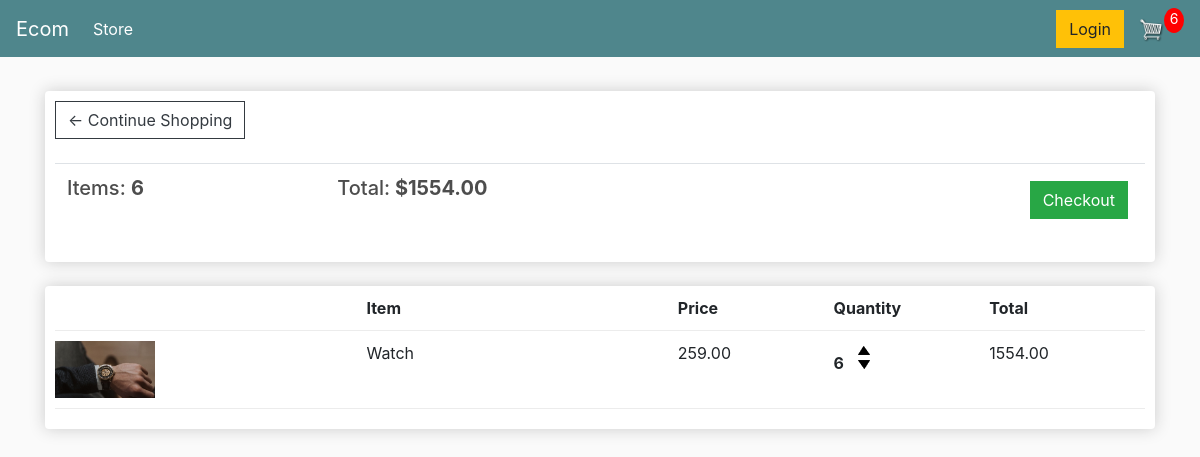
/cart/ (signed in), run on an earlier commit of the app's database.
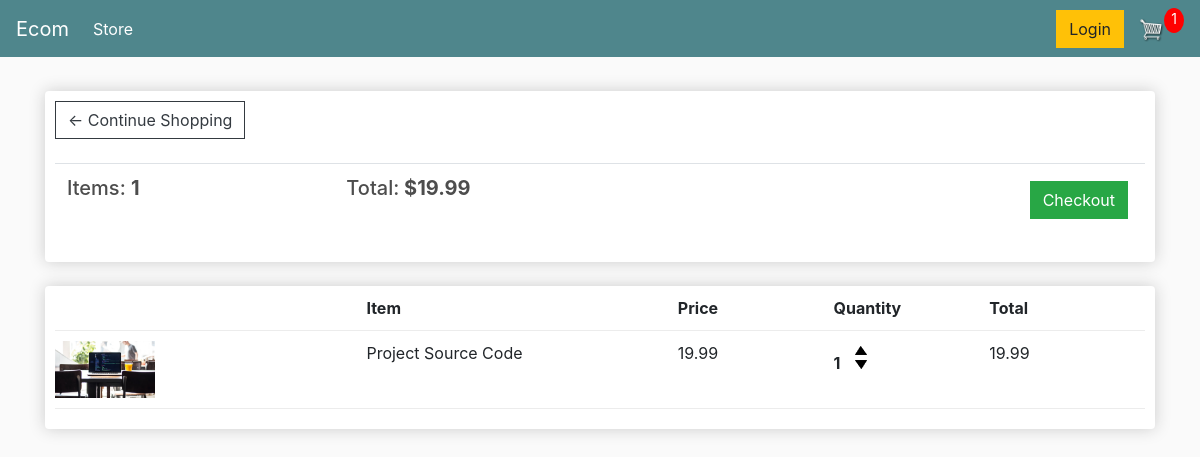
And on a later commit of the database.
### store/models.py (models this page shows, shortened)
class Order(models.Model):
    customer = models.ForeignKey(Customer, on_delete=models.SET_NULL, null=True, blank=True)
    date_ordered = models.DateTimeField(auto_now_add=True)
    complete = models.BooleanField(default=False, null=True, blank=False)
    transaction_id = models.CharField(max_length=100, null=True)
    @property
    def get_cart_total(self):
        order_items = self.orderitem_set.all()
        total = sum([item.get_total for item in order_items])
        return total
    @property
    def get_number_of_items(self):
        order_items = self.orderitem_set.all()
        total = sum([item.quantity for item in order_items])
        return total

class OrderItem(models.Model):
    product = models.ForeignKey(Product, on_delete=models.SET_NULL, null=True, blank=True)
    order = models.ForeignKey(Order, on_delete=models.SET_NULL, null=True, blank=True)
    quantity = models.IntegerField(default=0, null=True, blank=True)
    date_added = models.DateTimeField(auto_now_add=True)
    @property
    def get_total(self):
        return self.quantity * self.product.price

class Product(models.Model):
    name = models.CharField(max_length=200, null=True)
    price = models.FloatField()
    digital = models.BooleanField(default=False, null=True, blank=True)
    image = models.ImageField(null=True, blank=True)
    @property
    def imageURL(self):
        try:
            url = self.image.url
        except:
            url = ''
        return url

### store/views.py (the view, shortened to what this page needs)
# urls.py: path('cart/', views.cart, name = 'cart'),
def cart(request):
    if request.user.is_authenticated:
        customer = request.user.customer
        order, created = Order.objects.get_or_create(customer = customer, complete = False)
        items = order.orderitem_set.all()
        noOfCartItems = order.get_number_of_items
    context={ 'items': items, 'order': order, 'noOfCartItems':  noOfCartItems }
    return render(request, 'store/cart.html', context)

### templates/store/cart.html
{% extends 'store/main.html' %}
{% load static %}
{% block content %}
    <div class="row">
        <div class="col-lg-12">
            <div class="box-element">
                <a  class="btn btn-outline-dark" href="{% url 'store' %}">&#x2190; Continue Shopping</a>
                <br>
                <br>
                <table class="table">
                    <tr>
                        <th><h5>Items: <strong>{{ order.get_number_of_items }} </strong></h5></th>
                        <th><h5>Total:<strong> ${{order.get_cart_total|floatformat:2}} </strong></h5></th>
                        <th>
                            <a  style="float:right; margin:5px;" class="btn btn-success" href="{% url 'checkout' %}">Checkout</a>
                        </th>
                    </tr>
                </table>
            </div>
            <br>
            <div class="box-element">
                <div class="cart-row">
                    <div style="flex:2"></div>
                    <div style="flex:2"><strong>Item</strong></div>
                    <div style="flex:1"><strong>Price</strong></div>
                    <div style="flex:1"><strong>Quantity</strong></div>
                    <div style="flex:1"><strong>Total</strong></div>
                </div>
                {% for item in items %}
                    <div class="cart-row">
                        <div style="flex:2"><img class="row-image" src="{{item.product.imageURL}}"></div>
                        <div style="flex:2"><p>{{item.product.name}}</p></div>
                        <div style="flex:1"><p>{{item.product.price|floatformat:2}} </p></div>
                        <div style="flex:1">
                            <p class="quantity">{{item.quantity}}</p>
                            <div class="quantity">
                                <img data-product={{item.product.id}} data-action="add"  class="chg-quantity update-cart" src="{% static  'images/arrow-up.png' %}">
                                <img data-product={{item.product.id}} data-action="remove"  class="chg-quantity update-cart" src="{% static  'images/arrow-down.png' %}">
                            </div>
                        </div>
                        <div style="flex:1"><p>{{item.get_total|floatformat:2}} </p></div>
                    </div>
                {% endfor %}
        </div>
    </div>
{% endblock content %}

### templates/store/main.html (shortened to what this page needs)
<!DOCTYPE html>
{% load static %}
<html>
    <head>
           <link rel="stylesheet" href="https://stackpath.bootstrapcdn.com/bootstrap/4.4.1/css/bootstrap.min.css">
           <link rel="stylesheet" type="text/css" href="{% static 'css/main.css' %}">
    </head>
    <body>
        <nav class="navbar navbar-expand-lg navbar-dark bg-dark">
            <a class="navbar-brand" href="{% url 'store' %}">Ecom</a>
            <div class="collapse navbar-collapse" id="navbarSupportedContent">
                <ul class="navbar-nav mr-auto">
                    <li class="nav-item active">
                    <a class="nav-link" href="{% url 'store' %}">Store <span class="sr-only">(current)</span></a>
                    </li>
                </ul>
                <div class="form-inline my-2 my-lg-0">
                    <a href="#"class="btn btn-warning">Login</a>
                    <a href="{% url 'cart' %}">
                        <img  id="cart-icon" src="{% static 'images/cart.png' %}">
                    </a>
                    <p id="cart-total">{{ noOfCartItems }}</p>
                </div>
            </div>
        </nav>
         <div class="container">
                <br>
                {% block content %}
                 {% endblock content %}
         </div>
    </body>
</html>

### static/css/main.css (style rules this page uses)
body { background-color: hsl(0, 0%, 98%); }
h1,h2,h3,h4,h5,h6 { color:hsl(0, 0%, 30%); }
.box-element { box-shadow:hsl(0, 0%, 80%) 0 0 16px; background-color: #fff; border-radius: 4px; padding: 10px; }
.bg-dark { background-color: #4f868c!important; }
#cart-icon { width:25px; display: inline-block; margin-left: 15px; }
#cart-total { display: block; text-align: center; color:#fff; background-color: red; width: 20px; height: 25px; border-radius: 50%; font-size: 14px; }
.col-lg-4, .col-lg-6, .col-lg-8, .col-lg-12 { margin-top: 10px; }
.btn { border-radius: 0; }
.row-image { width: 100px; }
.cart-row { display: flex; align-items: flex-stretch; padding-bottom: 10px; margin-bottom: 10px; border-bottom: 1px solid #ececec; }
.quantity { display: inline-block; font-weight: 700; padding-right:10px; }
.chg-quantity { width: 12px; cursor: pointer; display: block; margin-top: 5px; transition:.1s; }

What changed in the data, as far as the page shows it:
removed OrderItem: product.imageURL (picture), product.name "Watch", product.price "259.00", quantity "6", get_total "1554.00"
computed for Order: get_number_of_items "6" → "1"; get_cart_total "1554.00" → "19.99"
added OrderItem: product.imageURL (picture), product.name "Project Source Code", product.price "19.99", quantity "1", get_total "19.99"
Also different on the page:
{{ noOfCartItems }}: "6" → "1"
